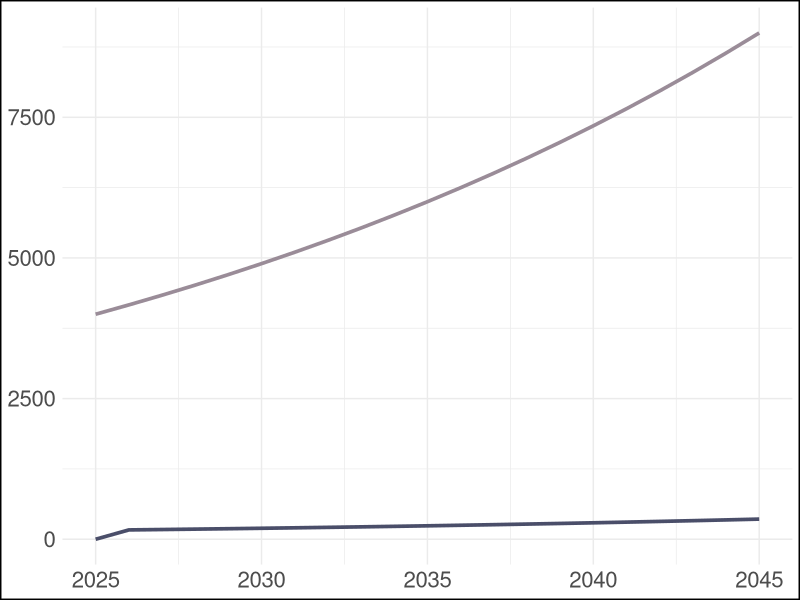
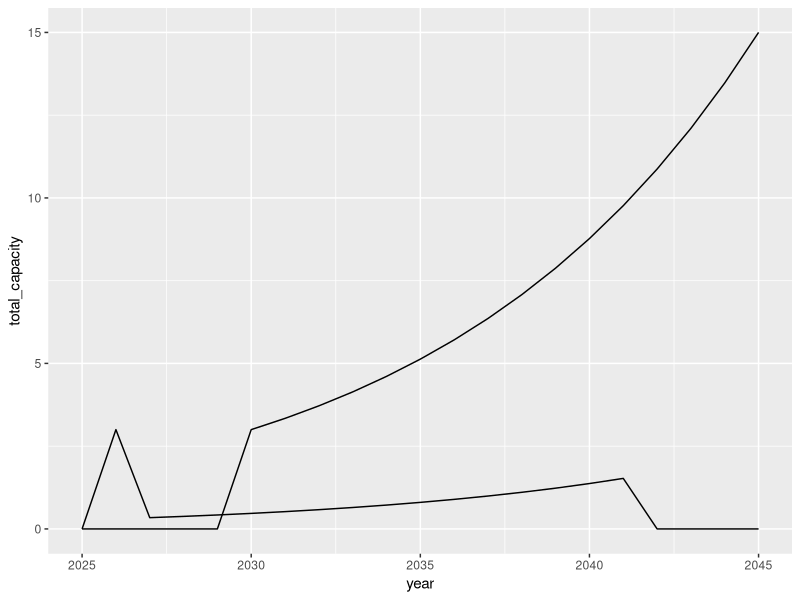
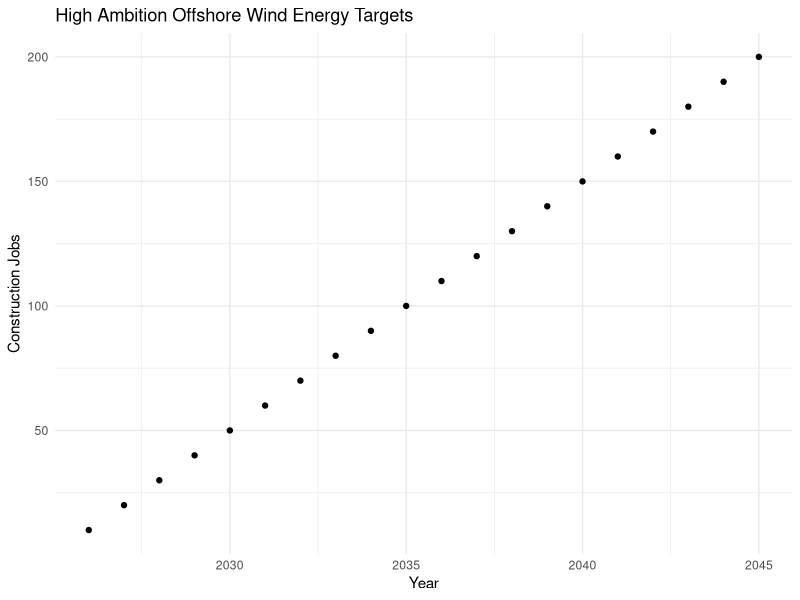
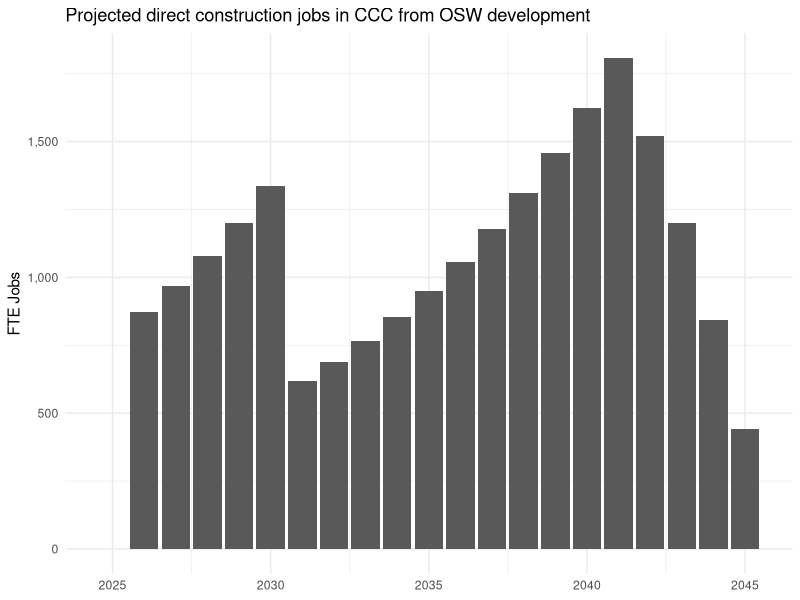
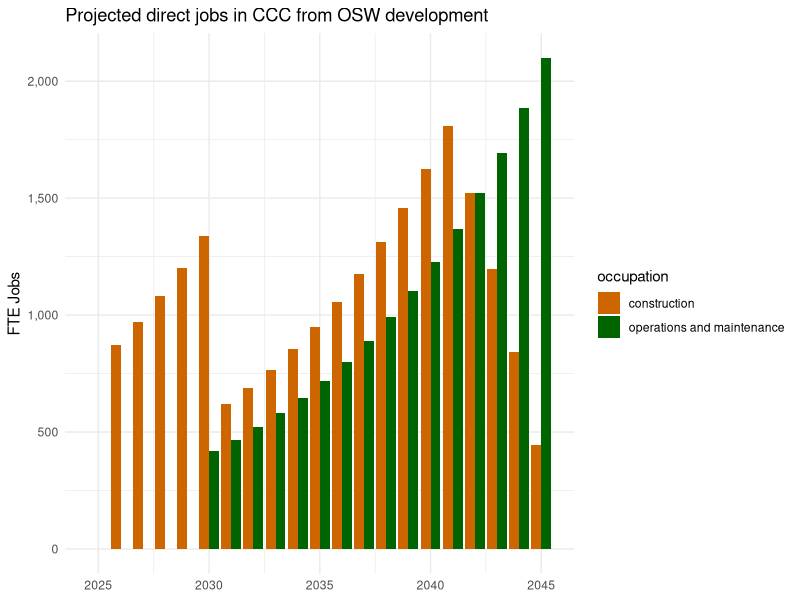
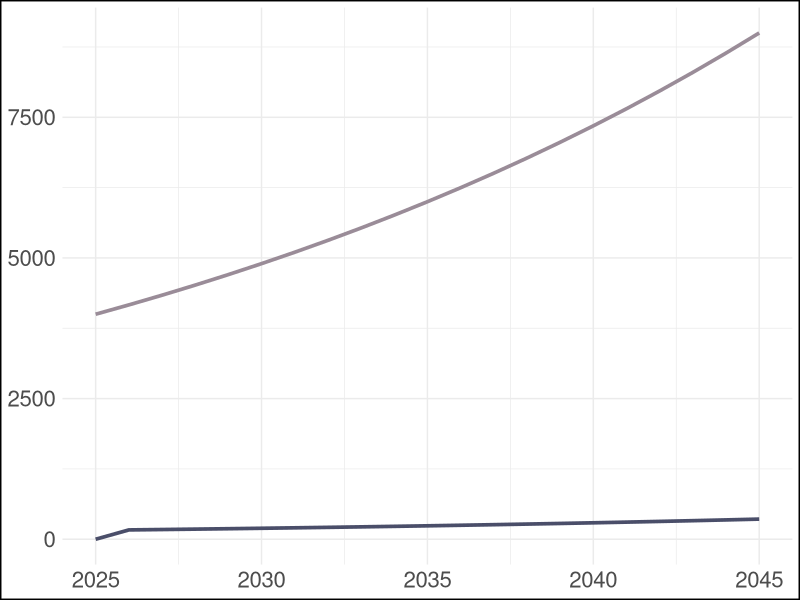

Source code (R) for these figures, in order:
## ---- chunk 1
library(tidyverse)
## ---- chunk 2
# Initial values
initial_capacity <- 111
final_capacity <- 722
years <- 20

# Calculate the annual growth rate
growth_rate <- (final_capacity / initial_capacity)^(1 / years) - 1

# Create variables to store the results
year <- 2025:2045
capacity <- numeric(length(year))
new_capacity <- numeric(length(year))

# Calculate the total capacity for each year
for (i in 1:length(year)) {
  capacity[i] <- initial_capacity * (1 + growth_rate)^(year[i] - 2025)
  if (i == 1) {
      new_capacity[i] <- capacity[i] - initial_capacity
  } else {
      new_capacity[i] <- capacity[i] - capacity[i-1]
  }
}

# Create a data frame with the results
sb_utility_pv <- data.frame(county = "SB", 
                             year = year, 
                             technology = "utility solar",
                             new_capacity = new_capacity,
                             total_capacity = round(capacity, 2))

# Display the table
print(sb_utility_pv)
## ---- chunk 3
# O&M direct jobs ---- 
# Assign variables
om_direct <- 10

# Add columns occupation, type, and n_jobs
sb_utility_pv_om_direct <- sb_utility_pv |>
    mutate(occupation = "O&M",
           type = "direct",
           n_jobs = total_capacity * om_direct)

# O&M indirect jobs ---- 
# Assign variables
om_indirect <- 5

# Add columns occupation, type, and n_jobs
sb_utility_pv_om_indirect <- sb_utility_pv |>
    mutate(occupation = "O&M",
           type = "indirect",
           n_jobs = total_capacity * om_indirect)

# O&M induced ----
# Assign variables
om_induced <- 2

# Add columns occupation, type, and n_jobs
sb_utility_pv_om_induced <- sb_utility_pv |>
    mutate(occupation = "O&M",
           type = "induced",
           n_jobs = total_capacity * om_induced)

# Stack 3 together for total SB PV O&M jobs
sb_utility_pv_om <- rbind(sb_utility_pv_om_direct, sb_utility_pv_om_indirect, sb_utility_pv_om_induced)

print(sb_utility_pv_om)

## ---- chunk 4
# Function to calculate capacity and jobs for PV O&M
pv_om_capacity_and_jobs <- function(county, technology, initial_capacity, final_capacity, direct_jobs, indirect_jobs, induced_jobs) {
    
  # Calculate the annual growth rate
  growth_rate <- (final_capacity / initial_capacity)^(1 / years) - 1
  
  # Create variables to store the results
  year <- 2025:2045
  capacity <- numeric(length(year))
  new_capacity <- numeric(length(year))
  
  # Calculate the total capacity for each year
  for (i in 1:length(year)) {
    capacity[i] <- initial_capacity * (1 + growth_rate)^(year[i] - 2025)
    if (i == 1) {
      new_capacity[i] <- capacity[i] - initial_capacity
    } else {
      new_capacity[i] <- capacity[i] - capacity[i-1]
    }
  }
  
  # Create a data frame with the results
  df <- data.frame(county = county, 
                   year = year, 
                   technology = technology,
                   new_capacity = new_capacity,
                   total_capacity = round(capacity, 2))
  
  # Direct jobs
  df_direct <- df %>%
    mutate(occupation = "O&M", 
           type = "direct", 
           n_jobs = total_capacity * direct_jobs)
  
  # Indirect jobs
  df_indirect <- df %>%
    mutate(occupation = "O&M",
           type = "indirect", 
           n_jobs = total_capacity * indirect_jobs)
  
  # Induced jobs
  df_induced <- df %>%
    mutate(occupation = "O&M",
           type = "induced", 
           n_jobs = total_capacity * induced_jobs)
  
  # Stack them together for total jobs
  df_final <- rbind(df_direct, df_indirect, df_induced)
  
  return(df_final)
}

## ---- chunk 5
# Function to calculate capacity and jobs for PV Construction
pv_const_capacity_and_jobs <- function(county, technology, initial_capacity, final_capacity, direct_jobs, indirect_jobs, induced_jobs) {
    
  # Calculate the annual growth rate
  growth_rate <- (final_capacity / initial_capacity)^(1 / years) - 1
  
  # Create variables to store the results
  year <- 2025:2045
  capacity <- numeric(length(year))
  new_capacity <- numeric(length(year))
  
  # Calculate the total capacity for each year
  for (i in 1:length(year)) {
    capacity[i] <- initial_capacity * (1 + growth_rate)^(year[i] - 2025)
    if (i == 1) {
      new_capacity[i] <- capacity[i] - initial_capacity
    } else {
      new_capacity[i] <- capacity[i] - capacity[i-1]
    }
  }
  
  # Create a data frame with the results
  df <- data.frame(county = county, 
                   year = year, 
                   technology = technology,
                   new_capacity = new_capacity,
                   total_capacity = round(capacity, 2))
  
  # Direct jobs
  df_direct <- df %>%
    mutate(occupation = "Construction", 
           type = "direct", 
           n_jobs = new_capacity * direct_jobs)   # Assuming that construction jobs only last the year, #jobs/mw year will multiply by the new capacity
  
  # Indirect jobs
  df_indirect <- df %>%
    mutate(occupation = "Construction",
           type = "indirect", 
           n_jobs = new_capacity * indirect_jobs)
  
  # Induced jobs
  df_induced <- df %>%
    mutate(occupation = "Construction",
           type = "induced", 
           n_jobs = new_capacity * induced_jobs)
  
  # Stack them together for total jobs
  df_final <- rbind(df_direct, df_indirect, df_induced)
  
  return(df_final)
}
## ---- chunk 6
# Utility PV
sb_utility_pv_om <- pv_om_capacity_and_jobs(
  county = "SB", 
  technology = "Utility PV", 
  initial_capacity = 111, 
  final_capacity = 722, 
  direct_jobs = 10, 
  indirect_jobs = 5, 
  induced_jobs = 2
)

sb_utility_pv_const <- pv_const_capacity_and_jobs(
  county = "SB",
  technology = "Utility PV",
  initial_capacity = 111,
  final_capacity = 722,
  direct_jobs = 5,
  indirect_jobs = 3,
  induced_jobs = 1
)

slo_utility_pv_om <- pv_om_capacity_and_jobs(
  county = "SLO", 
  technology = "Utility PV", 
  initial_capacity = 50, 
  final_capacity = 1000, 
  direct_jobs = 10, 
  indirect_jobs = 5, 
  induced_jobs = 2
)

slo_utility_pv_const <- pv_const_capacity_and_jobs(
  county = "SLO",
  technology = "Utility PV",
  initial_capacity = 50,
  final_capacity = 1000,
  direct_jobs = 10,
  indirect_jobs = 5,
  induced_jobs = 2
)

ventura_utility_pv_om <- pv_om_capacity_and_jobs(
  county = "V", 
  technology = "Utility PV", 
  initial_capacity = 400, 
  final_capacity = 900, 
  direct_jobs = 10, 
  indirect_jobs = 5, 
  induced_jobs = 2
)

ventura_utility_pv_const <- pv_const_capacity_and_jobs(
  county = "V",
  technology = "Utility PV",
  initial_capacity = 400,
  final_capacity = 900,
  direct_jobs = 10,
  indirect_jobs = 5,
  induced_jobs = 2
)


# Rooftop PV
sb_roof_pv_om <- pv_om_capacity_and_jobs(
  county = "SB", 
  technology = "Rooftop PV", 
  initial_capacity = 111, 
  final_capacity = 2000, 
  direct_jobs = 10, 
  indirect_jobs = 5, 
  induced_jobs = 2
)

sb_roof_pv_const <- pv_const_capacity_and_jobs(
  county = "SB",
  technology = "Rooftop PV",
  initial_capacity = 111,
  final_capacity = 2000,
  direct_jobs = 5,
  indirect_jobs = 3,
  induced_jobs = 1
)

slo_roof_pv_om <- pv_om_capacity_and_jobs(
  county = "SLO", 
  technology = "Rooftop PV", 
  initial_capacity = 25, 
  final_capacity = 300, 
  direct_jobs = 10, 
  indirect_jobs = 5, 
  induced_jobs = 2
)

slo_roof_pv_const <- pv_const_capacity_and_jobs(
  county = "SLO",
  technology = "Rooftop PV",
  initial_capacity = 25,
  final_capacity = 300,
  direct_jobs = 10,
  indirect_jobs = 5,
  induced_jobs = 2
)

ventura_roof_pv_om <- pv_om_capacity_and_jobs(
  county = "V", 
  technology = "Rooftop PV", 
  initial_capacity = 29, 
  final_capacity = 150, 
  direct_jobs = 10, 
  indirect_jobs = 5, 
  induced_jobs = 2
)

ventura_roof_pv_const <- pv_const_capacity_and_jobs(
  county = "V",
  technology = "Rooftop PV",
  initial_capacity = 29,
  final_capacity = 150,
  direct_jobs = 80,
  indirect_jobs = 5,
  induced_jobs = 2
)



# Combine all counties and technologies
pv_all <- rbind(sb_utility_pv_om, sb_utility_pv_const, slo_utility_pv_om, slo_utility_pv_const, ventura_utility_pv_om, ventura_utility_pv_const,
                sb_roof_pv_om, sb_roof_pv_const, slo_roof_pv_om, slo_roof_pv_const, ventura_roof_pv_om, ventura_roof_pv_const)
## ---- chunk 7
pv_all_plot <- pv_all |>
    filter(type == "direct" &
           county == "V" &
           technology == "Utility PV") 


pv_all_plot1 <- ggplot(pv_all_plot) +
    theme_minimal() +
    geom_line(aes(x = year, y = n_jobs, color = occupation), size = 1.25)+
    scale_color_manual(values = c("Construction" = '#4a4e69', "O&M" = '#9a8c98'))+ 
    #scale_x_continuous(expand = c(0, 0), breaks = scales::pretty_breaks()) +  # Remove space on x-axis
 # scale_y_continuous(expand = c(0, 0), breaks = scales::pretty_breaks()) +   # Remove space on y-axis 
    theme(plot.background = element_rect(color = "black", fill = NA, size = 1),
          legend.text = element_blank(),
            axis.text.x = element_text(size = 16),  # Rotate x-axis labels
    axis.text.y = element_text(size = 16), 
          legend.position = 'none')+
    labs(x = NULL,
         y= NULL)


pv_all_plot1


ggsave('pv_all_plot.png', pv_all_plot1, width = 8, height = 6)

## ---- chunk 8
# Create data frame, just adding year for now ----
year = 2025:2045
cap_table <- data.frame(
    year = year
)

# Ramping up total capacity from 3GW in 2030 to 15GW in 2045 ----
# Initial values
initial_capacity <- 3
final_capacity <- 15
years <- 15

# Calculate the annual growth rate ----
growth_rate <- (final_capacity / initial_capacity)^(1 / years) - 1

# Add total capacity for each year into empty list ----
total_capacity <- numeric(length(year))

for (i in 6:length(cap_table$year)) {
  total_capacity[i] <- initial_capacity * (1 + growth_rate)^(year[i] - 2030)
}  
  
# Add total capacity into df ----
cap_table$total_capacity <- total_capacity

# Add new capacity by the year construction starts ----
cap_table <- cap_table %>%
  mutate(
    new_construction_capacity = lead(total_capacity, 4) - lead(total_capacity, 3)
  )

# Fill NAs with 0 ----
cap_table$new_construction_capacity[is.na(cap_table$new_construction_capacity)] <- 0

# Add direct construction jobs ----
osw <- cap_table
osw$occupation = "construction"
osw$type = "direct"

# Initialize jobs/per GW Year that will be multiplied by capacity each year
jobs_gw_year <- 1452/5 # Total construction jobs outputted by JEDI / 5 Years
# New jobs each year
osw$new_jobs <- jobs_gw_year * osw$new_construction_capacity

# Total jobs ---- 
osw$total_jobs <- zoo::rollapply(osw$new_jobs, width = 5, FUN = sum, align = "right", partial = TRUE)
## ---- chunk 9

# Initialize jobs/per GW Year that will be multiplied by capacity each year
variable_jobs <- 10 # Total construction jobs outputted by JEDI / 5 Years

# Create a tibble with years from 2026 to 2045
new_capacity <- 1:(2045-2026+1)  # Increment by 1 per year
new_jobs <- numeric(length(new_capacity))

total_jobs <- 0

for (i in seq_along(new_capacity)) {
        new_jobs[i] <- (new_capacity[i] * variable_jobs)
}
    

for (i in seq_along(new_capacity)) {
    if (i == 1) {
        total_jobs[i] <- new_jobs[i]  # find new jobs at year 1
    }else if (i <= 5) {
        total_jobs[i] <- total_jobs[i-1] + (new_capacity[i] * variable_jobs)
       # total_jobs[i] <- (new_capacity[i] * variable_jobs) + sum(new_jobs[1:i])  # Accumulate until year 6
    }else {
        total_jobs[i] <- (new_capacity[i] * variable_jobs) + sum(new_jobs[(i-4):(i-1)])  # Add current and previous 4 years' new jobs
    }
}

osw_df <- tibble(
    Year = 2026:2045,
    `New Jobs This Year` = new_jobs,
    `New Capacity` = new_capacity,
    `Total Jobs` = total_jobs  # Placeholder for future data entry
) 

print(osw_df)

ggplot(osw) +
    geom_line(aes(x = year, y = total_capacity)) +
    geom_line(aes(x = year, y = new_construction_capacity))
## ---- chunk 10

ggplot(osw_df, aes(x = Year, y = new_jobs)) +
    geom_point() +
    labs(x = 'Year',
         y = 'Construction Jobs',
         title = 'High Ambition Offshore Wind Energy Targets') +
    theme_minimal()

ggplot(osw) +
    geom_col(aes(x = year, y = total_jobs)) +
    labs(title = "Projected direct construction jobs in CCC from OSW development",
         y = "FTE Jobs") +
    scale_y_continuous(labels = scales::label_comma()) +
    theme_minimal() +
    theme(
        axis.title.x = element_blank()
    )

## ---- chunk 11

## ---- chunk 12
# Add direct o&m jobs ----
osw_om_direct <- cap_table
osw_om_direct$occupation = "operations and maintenance"
osw_om_direct$type = "direct"

# Initialize jobs/per GW Year that will be multiplied total capacity
om_jobs_gw_year <- 140 # 140 annual o&m jobs / GW

# New jobs
osw_om_direct$new_jobs <- NA

# Total jobs
osw_om_direct$total_jobs <- om_jobs_gw_year * osw_om_direct$total_capacity

# combine into main osw df
osw <- rbind(osw, osw_om_direct)
## ---- chunk 13
ggplot(osw) +
    geom_col(aes(x = year, y = total_jobs, fill = occupation),
             position = "dodge") +
    labs(title = "Projected direct jobs in CCC from OSW development",
         y = "FTE Jobs") +
    scale_y_continuous(labels = scales::label_comma()) +
    scale_fill_manual(values = c("darkorange3", "darkgreen")) +
    theme_minimal() +
    theme(
        axis.title.x = element_blank()
    )
